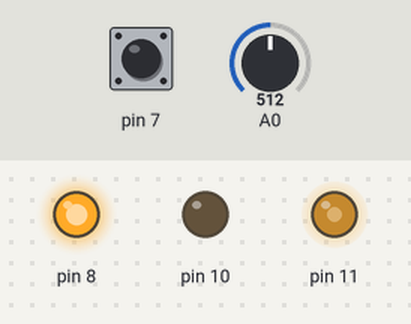
Bench run of a sketch on a simulated Arduino Uno, built with avr-gcc and run on an emulated ATmega328P. Parts: output pins drawn as LEDs (lit = HIGH). The inputs (shaded band) are chosen by the test bench; at power-on: pin 7 HIGH, A0 = 512.

Above: at 1.8 s.
1.9 s: pin 7 pulled LOW for 1.2 s
At 2.8 s:
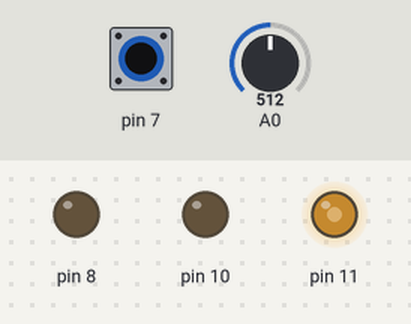
5.5 s: A0 set to 716
At 7.2 s:
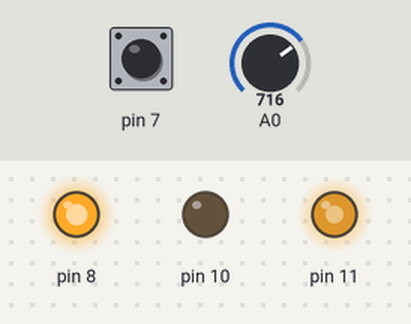
7.5 s: A0 set to 900
At 8.9 s:
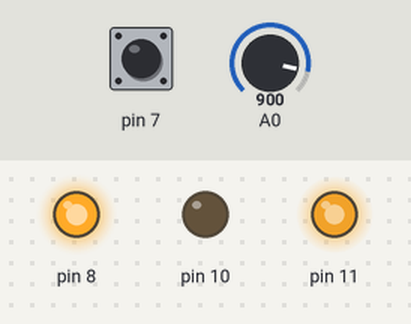
9.5 s: pin 7 pulled LOW for 1.2 s
At 10.4 s:
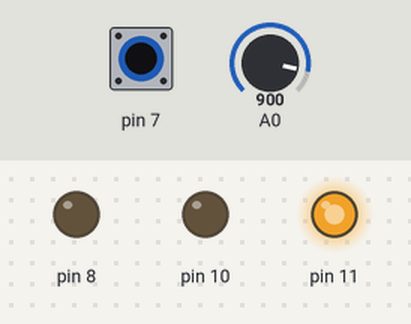
13.5 s: A0 set to 122
At 14.7 s:
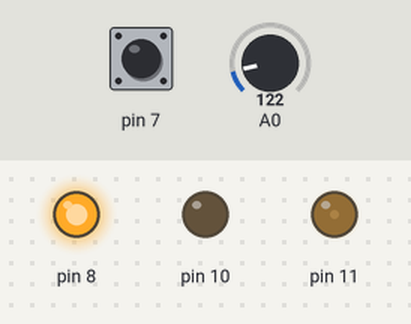
15.5 s: pin 7 pulled LOW for 3.2 s
At 18.2 s:
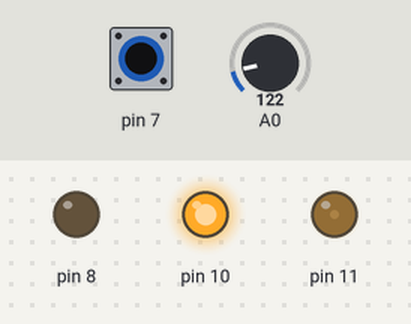
Timing chart, 0 to 21.5 s (numbered marks = the images above; inputs shaded):
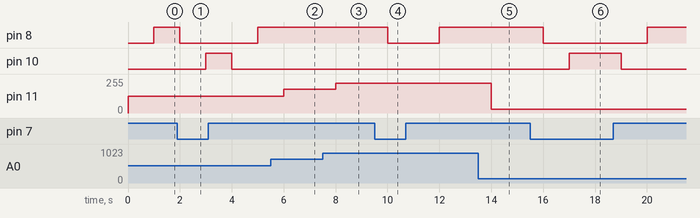

The sketch:

motorDC.ino
```cpp
void setup() {
  pinMode(8, OUTPUT);
  pinMode(10, OUTPUT);
  pinMode(11, OUTPUT);
  pinMode(7, INPUT_PULLUP);
  pinMode(A0, INPUT);
  Serial.begin(9600);
}

int apertado;
int estado = 0;
int botao;
int poten;
void loop() {
  botao = digitalRead(7);
  poten = map(analogRead(A0), 0, 1023, 0, 255);
  analogWrite(11,poten);
  if(botao==0){
    digitalWrite(8, LOW);
    delay(1000);
    digitalWrite(10, HIGH);
  } else if(botao==1){
    digitalWrite(10, LOW);
    delay(1000);
    digitalWrite(8, HIGH);
  }

}
```

Measured:
- after the input at 1.9 s, pin 8: HIGH → LOW after 0.10 s, → HIGH 3.0 s later; pin 10: LOW → HIGH after 1.1 s, → LOW 1.0 s later
- after the input at 5.5 s, pin 11: 127/255 → 178/255 after 0.50 s
- after the input at 7.5 s, pin 11: 178/255 → 224/255 after 0.50 s
- after the input at 9.5 s, pin 8: HIGH → LOW after 0.50 s, → HIGH 2.0 s later
- after the input at 13.5 s, pin 11: 224/255 → 30/255 after 0.50 s
- after the input at 15.5 s, pin 8: HIGH → LOW after 0.50 s, → HIGH 4.0 s later; pin 10: LOW → HIGH after 1.5 s, → LOW 2.0 s later
